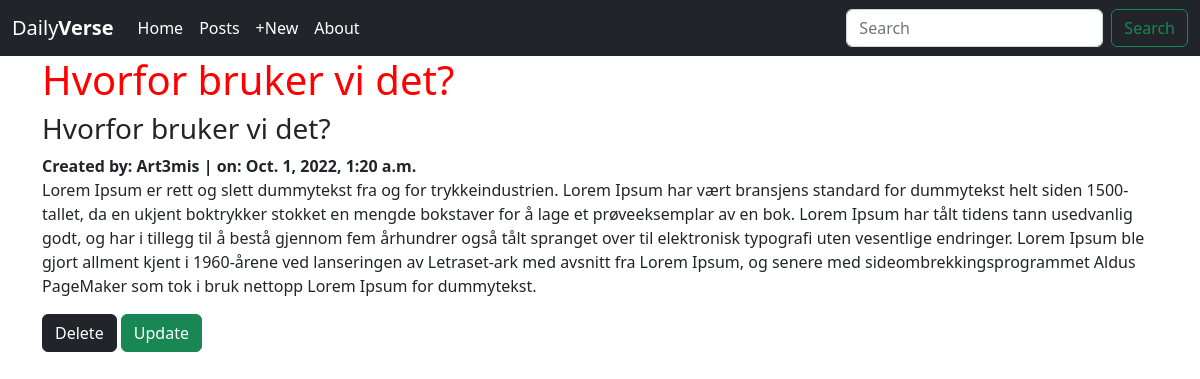
/posts/13, run on the app's committed database.
### posts/models.py (models this page shows, shortened)
class Post(models.Model):
    title = models.CharField(max_length=256)
    subtitle = models.CharField(max_length=256)
    author = models.ForeignKey(
        get_user_model(),
        on_delete=models.CASCADE
    )
    body = models.TextField()
    created_on = models.DateTimeField(auto_now_add=True)

### posts/views.py (the view)
# urls.py: path('<int:pk>', PostDetailView.as_view(), name='detail'),
class PostDetailView(DetailView):
    template_name = "posts/detail.html"
    model = Post

### templates/posts/detail.html (shortened to what this page needs)
{% extends 'base.html' %}
{% block content %}
    <h1 id="title">{{ post.title }}</h1>
    <h3 id="subtitle">{{ post.subtitle }}</h3>
    <strong id="author">Created by: {{ post.author }} | on: {{ post.created_on }}</strong>
    <p id="body">{{ post.body }}</p>
    <a href="{% url 'confirm_delete' post.id %}" class="card-link btn btn-dark btn-md">Delete</a>
    <a href="{% url 'update' post.id %}" class="card-link btn btn-success btn-md">Update</a>
{% endblock content %}

### static/css/base.css (style rules this page uses)
h1 { color: red; }

### data on the page
Post: title "Hvorfor bruker vi det?", subtitle "Hvorfor bruker vi det?", author "Art3mis", created_on "Oct. 1, 2022, 1:20 a.m.", body "Lorem Ipsum er rett og slett dummytekst fra og for trykkeindustrien. Lorem Ipsum har vært bransjens standard for dummytekst helt siden 1500-tallet, da en ukjent boktrykker stokket en mengde bokstaver for å lage et prøveeksemplar av en bok. Lorem Ipsum har tålt tidens tann usedvanlig godt, og har i tillegg til å bestå gjennom fem århundrer også tålt spranget over til elektronisk typografi uten vesentlige endringer. Lorem Ipsum ble gjort allment kjent i 1960-årene ved lanseringen av Letraset-ark med avsnitt fra Lorem Ipsum, og senere med sideombrekkingsprogrammet Aldus PageMaker som tok i bruk nettopp Lorem Ipsum for dummytekst."
